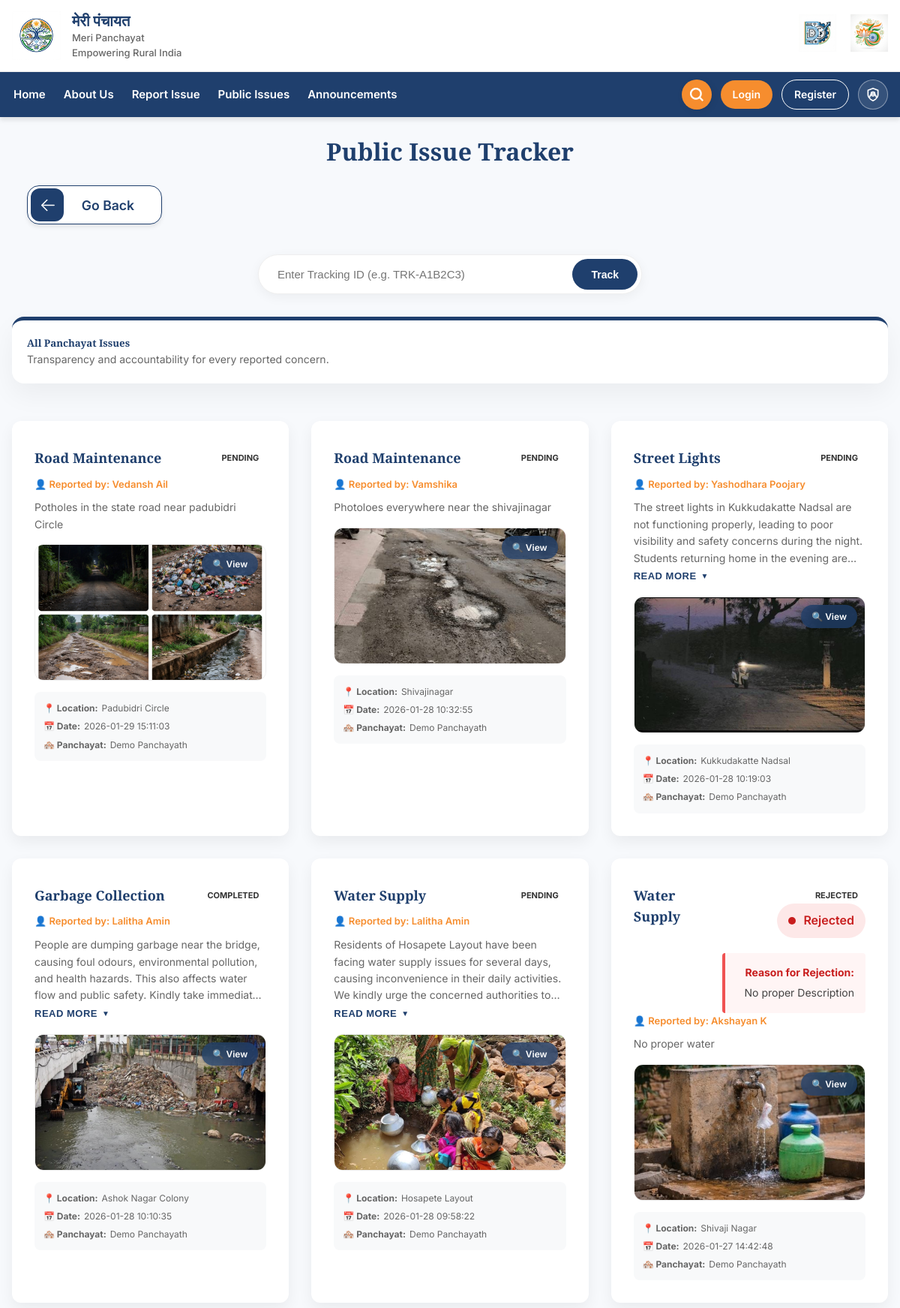
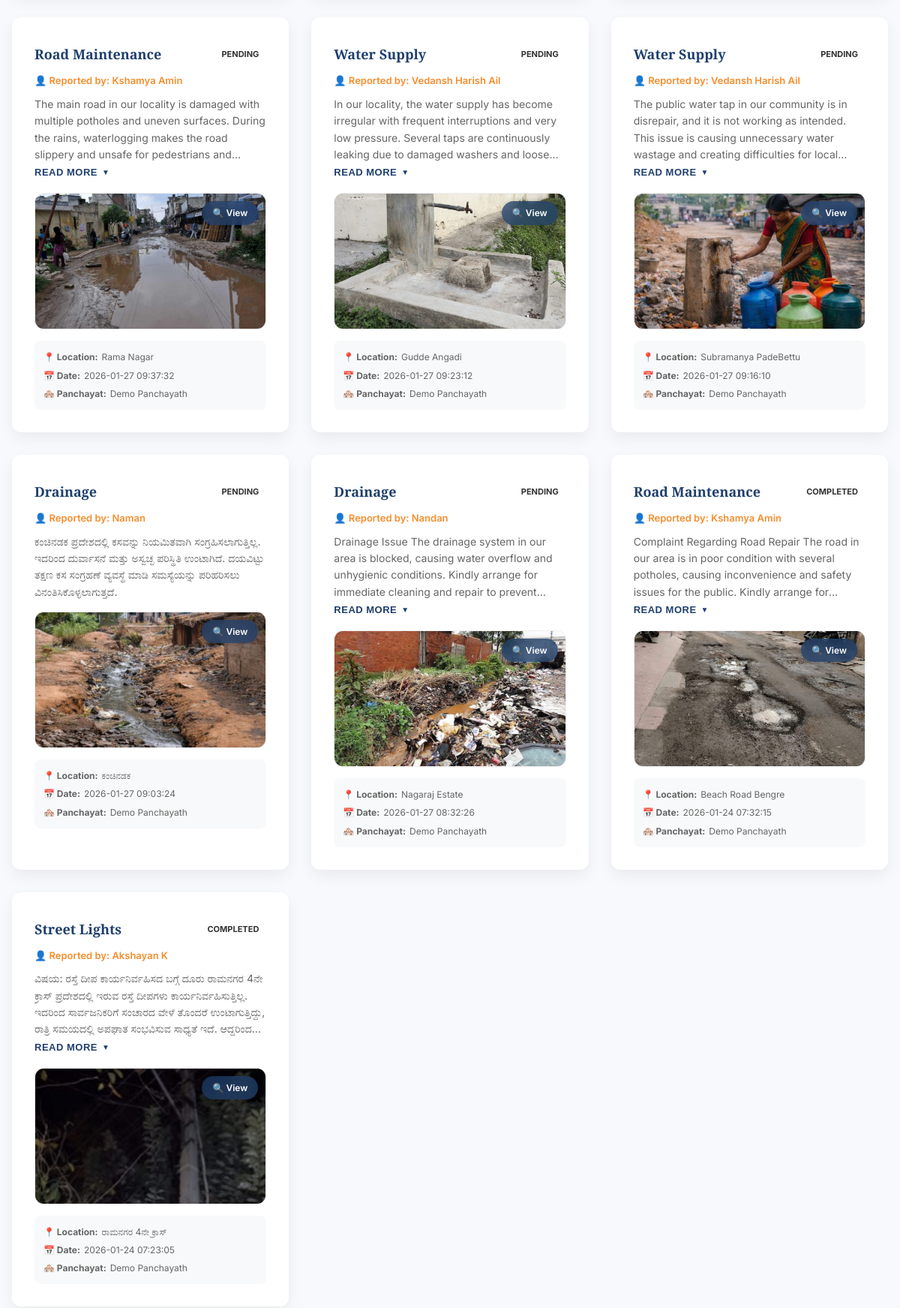
The app's page /public-track (upper part) with its own data (2 pictures, top to bottom).
### tables this page shows
CREATE TABLE issues (
        id INTEGER PRIMARY KEY AUTOINCREMENT,
        tracking_id TEXT UNIQUE,
        panchayath_id INTEGER,
        category TEXT,
        description TEXT,
        location TEXT,
        photo_path TEXT,
        status TEXT DEFAULT 'Pending',
        rejection_reason TEXT,
        created_at DATETIME DEFAULT CURRENT_TIMESTAMP
    , user_id INTEGER);

CREATE TABLE users (
        id INTEGER PRIMARY KEY AUTOINCREMENT,
        name TEXT,
        email TEXT UNIQUE,
        mobile TEXT,
        password_hash TEXT,
        created_at DATETIME DEFAULT CURRENT_TIMESTAMP
    );

CREATE TABLE panchayath (
        id INTEGER PRIMARY KEY AUTOINCREMENT,
        name TEXT,
        district TEXT,
        state TEXT
    );

### app.py (the view)
@app.route("/public-track")
def public_track():
    conn = connect_db()
    issues = conn.execute("""
        SELECT i.*, p.name AS panchayath_name, u.name AS user_name
        FROM issues i
        JOIN panchayath p ON p.id = i.panchayath_id
        LEFT JOIN users u ON u.id = i.user_id
        ORDER BY i.created_at DESC
    """).fetchall()
    conn.close()
    return render_template("citizen/track_issue.html", issues=issues, title="Public Issue Tracker", is_public=True)

### app.py (called while the page is built)
def connect_db():
    conn = sqlite3.connect(DB_NAME, timeout=10) # Added timeout
    conn.row_factory = sqlite3.Row
    conn.execute("PRAGMA journal_mode=WAL;")
    return conn

def _get_text(key):
    lang = session.get("lang", "en")
    return TRANSLATIONS.get(lang, TRANSLATIONS["en"]).get(key, key)

@app.context_processor
def inject_get_text():
    return dict(get_text=_get_text)

### templates/citizen/track_issue.html (shortened to what this page needs)
{% from "macros.html" import back_button %}
{% extends "base.html" %}
{% block css %}
<link rel="stylesheet" href="{{ url_for('static', filename='css/citizen.css') }}">
{% endblock %}
{% block content %}
<div class="container my-5">
  <div style="display: flex; flex-direction: column; align-items: flex-start; margin-bottom: 20px;">
    <h2 class="section-title" style="text-align: center; width: 100%; margin-bottom: 10px;">{{ title or
      get_text('track_issue_status')
      }}</h2>
    {{ back_button(get_text) }}
  </div>
  <div style="margin-bottom: 30px; text-align: center;">
    <form action="{{ url_for('track_issue') }}" method="get"
      style="display: inline-flex; background: white; padding: 5px; border-radius: 50px; box-shadow: 0 4px 15px rgba(0,0,0,0.05); border: 1px solid #eee; width: 100%; max-width: 500px;">
      <input type="text" name="search_id" placeholder="{{ get_text('track_id_search_placeholder') }}" required
        style="flex: 1; border: none; outline: none; padding: 12px 20px; font-size: 15px; background: transparent;">
      <button type="submit"
        style="background: var(--primary-color); color: white; border: none; padding: 10px 25px; border-radius: 40px; cursor: pointer; font-weight: 600; font-size: 14px; transition: background 0.2s;">
        {{ get_text('track') }}
      </button>
    </form>
  </div>
  <div class="about-card mb-5"
    style="padding: 20px; align-items: center; gap: 20px; flex-direction: row; border-top: 5px solid var(--primary-color); margin-bottom: 50px;">
    <div style="flex: 1;">
      <h5 style="margin: 0; color: var(--primary-color);">
        {% if is_public %}{{ get_text('all_panchayat_issues') }}{% else %}{{ get_text('my_reported_issues') }}{% endif
        %}
      </h5>
      <p style="margin: 0; font-size: 14px; color: #666;">
        {% if is_public %}{{ get_text('public_issues_desc') }}{% else %}{{ get_text('my_issues_desc') }}{% endif %}
      </p>
    </div>
  </div>
  <div class="services-grid">
    {% for i in issues %}
    <div class="service-card" style="text-align: left; position: relative;">
      <div style="display: flex; justify-content: space-between; align-items: flex-start;">
        <h4 style="margin-top: 0; color: var(--primary-color); font-size: 18px;">{{ get_text(i.category) }}</h4>
        <div style="text-align: right;">
          <span class="issue-status {{ i.status|lower|replace(' ', '-') }}"
            style="padding: 4px 10px; border-radius: 20px; font-size: 11px; font-weight: 700; text-transform: uppercase;">
            {{ get_text(i.status) }}
          </span>
          {% if i.tracking_id and (not is_public or session.get('user_id') == i.user_id) %}
          <div
            style="font-size: 11px; color: #666; margin-top: 5px; font-family: monospace; display: flex; align-items: center; justify-content: flex-end; gap: 5px;">
            ID: {{ i.tracking_id }}
            <button class="copy" onclick="copyTrackingId('{{ i.tracking_id }}', this)"
              title="{{ get_text('copy_to_clipboard') }}" style="--button-diameter: 22px;">
              <span data-text-end="{{ get_text('copied') }}" data-text-initial="{{ get_text('copy_to_clipboard') }}"
                class="tooltip"></span>
              <span>
                <svg xml:space="preserve" style="enable-background:new 0 0 512 512" viewBox="0 0 6.35 6.35" y="0" x="0"
                  height="12" width="12" xmlns:xlink="http://www.w3.org/1999/xlink" version="1.1"
                  xmlns="http://www.w3.org/2000/svg" class="clipboard">
                  <g>
                    <path fill="currentColor"
                      d="M2.43.265c-.3 0-.548.236-.573.53h-.328a.74.74 0 0 0-.735.734v3.822a.74.74 0 0 0 .735.734H4.82a.74.74 0 0 0 .735-.734V1.529a.74.74 0 0 0-.735-.735h-.328a.58.58 0 0 0-.573-.53zm0 .529h1.49c.032 0 .049.017.049.049v.431c0 .032-.017.049-.049.049H2.43c-.032 0-.05-.017-.05-.049V.843c0-.032.018-.05.05-.05zm-.901.53h.328c.026.292.274.528.573.528h1.49a.58.58 0 0 0 .573-.529h.328a.2.2 0 0 1 .206.206v3.822a.2.2 0 0 1-.206.205H1.53a.2.2 0 0 1-.206-.205V1.529a.2.2 0 0 1 .206-.206z">
                    </path>
                  </g>
                </svg>
                <svg xml:space="preserve" style="enable-background:new 0 0 512 512" viewBox="0 0 24 24" y="0" x="0"
                  height="10" width="10" xmlns:xlink="http://www.w3.org/1999/xlink" version="1.1"
                  xmlns="http://www.w3.org/2000/svg" class="checkmark">
                  <g>
                    <path data-original="#000000" fill="currentColor"
                      d="M9.707 19.121a.997.997 0 0 1-1.414 0l-5.646-5.647a1.5 1.5 0 0 1 0-2.121l.707-.707a1.5 1.5 0 0 1 2.121 0L9 14.171l9.525-9.525a1.5 1.5 0 0 1 2.121 0l.707.707a1.5 1.5 0 0 1 0 2.121z">
                    </path>
                  </g>
                </svg>
              </span>
            </button>
          </div>
          {% elif i.status == 'Rejected' %}
          <div
            style="background: #fde8e8; padding: 10px 15px; border-radius: 50px; display: inline-flex; align-items: center; gap: 10px;">
            <span style="display: block; width: 10px; height: 10px; background: #c81e1e; border-radius: 50%;"></span>
            <span style="color: #c81e1e; font-weight: 600;">{{ get_text('Rejected') }}</span>
          </div>
          {% if i.rejection_reason %}
          <div
            style="margin-top: 20px; background: #fff5f5; border-left: 4px solid #f05252; padding: 15px; border-radius: 4px;">
            <strong style="display: block; color: #c81e1e; margin-bottom: 5px; font-size: 14px;">{{
              get_text('rejection_reason_label') }}</strong>
            <p style="margin: 0; color: #444;">{{ i.rejection_reason }}</p>
          </div>
          {% endif %}
          {% endif %}
        </div>
      </div>
      {% if is_public and i.user_name %}
      <div style="font-size: 13px; color: var(--secondary-color); font-weight: 600; margin-bottom: 5px;">
        👤 {{ get_text('reported_by') }}: {{ i.user_name }}
      </div>
      {% endif %}
      <div class="description-wrapper">
        <p class="description-text" id="desc-{{ i.id }}">
          {{ i.description }}
        </p>
        <button class="read-more-btn" id="btn-{{ i.id }}" onclick="toggleDescription('{{ i.id }}')"
          style="display: none;">
          <span class="btn-text">{{ get_text('read_more') }}</span>
          <span class="toggle-icon">▼</span>
        </button>
      </div>
      {% if i.photo_path %}
      <div
        style="margin: 15px 0; height: 180px; border-radius: 12px; overflow: hidden; border: 1px solid #eee; cursor: pointer; position: relative;"
        onclick="openImageModal('{{ url_for('static', filename=i.photo_path) }}')" title="Click to view full size">
        <img src="{{ url_for('static', filename=i.photo_path) }}" alt="Issue Image"
          style="width: 100%; height: 100%; object-fit: cover;">
        <div
          style="position: absolute; top: 10px; right: 10px; background: rgba(31, 63, 109, 0.75); color: white; padding: 6px 14px; border-radius: 20px; font-size: 12px; font-weight: 600; backdrop-filter: blur(8px); box-shadow: 0 2px 8px rgba(0,0,0,0.2);">
          🔍 {{ get_text('view') }}
        </div>
      </div>
      {% endif %}
      <div style="background: #f8f9fa; padding: 12px; border-radius: 8px; margin-top: 15px;">
        <div style="font-size: 12px; color: #666; display: flex; flex-direction: column; gap: 5px;">
          <span style="display: flex; align-items: center; gap: 5px;">
            <strong>📍 {{ get_text('location') }}:</strong> {{ i.location }}
          </span>
          <span style="display: flex; align-items: center; gap: 5px;">
            <strong>📅 {{ get_text('date') }}:</strong> {{ i.created_at }}
          </span>
          <span style="display: flex; align-items: center; gap: 5px;">
            <strong>🏘️ {{ get_text('panchayat') }}:</strong> {{ i.panchayath_name }}
          </span>
        </div>
      </div>
    </div>
    {% endfor %}
  </div>
</div>
{% endblock %}

### static/css/layout.css (style rules this page uses)
:root { --primary-color: #1f3f6d; --secondary-color: #f68d2e; --accent-color: #138808; --text-color: #333; --bg-color: #f7f9fc; --white: #ffffff; --font-main: 'Inter', sans-serif; --font-serif: 'Playfair Display', serif; }
html { scroll-behavior: smooth; }
body { margin: 0; font-family: var(--font-main); background: var(--bg-color); color: var(--text-color); line-height: 1.6; font-size: 16px; -webkit-font-smoothing: antialiased; -moz-osx-font-smoothing: grayscale; }
h1, h2, h3, h4, h5, h6 { font-family: var(--font-serif); font-weight: 700; margin-top: 0; color: var(--primary-color); }
.container { max-width: 1200px; margin: auto; padding: 0 16px; }

### static/css/citizen.css (style rules this page uses)
.about-card { display: flex; background: var(--white); border-radius: 16px; overflow: hidden; box-shadow: 0 15px 35px rgba(0, 0, 0, 0.05); transition: transform 0.3s; }
.section-title { text-align: center; color: var(--primary-color); font-family: var(--font-serif); font-size: 32px; margin-bottom: 40px; }
.services-grid { display: grid; grid-template-columns: repeat(auto-fit, minmax(280px, 1fr)); gap: 30px; margin-bottom: 60px; }
.service-card { background: var(--white); border-radius: 12px; padding: 30px; text-align: center; box-shadow: 0 8px 20px rgba(0, 0, 0, 0.06); transition: transform 0.3s, box-shadow 0.3s; text-decoration: none; color: inherit; border-top: 5px solid transparent; }
.service-card h4 { font-size: 20px; margin: 10px 0; color: #222; }
.service-card p { font-size: 14px; color: #666; }
.description-wrapper { margin: 10px 0; position: relative; }
.description-text { color: #444; font-size: 14px; line-height: 1.6; margin: 0; display: -webkit-box; -webkit-line-clamp: 4; line-clamp: 4; -webkit-box-orient: vertical; overflow: hidden; transition: all 0.3s ease; }
.read-more-btn { background: none; border: none; color: var(--primary-color); font-size: 13px; font-weight: 700; cursor: pointer; padding: 5px 0; display: flex; align-items: center; gap: 6px; transition: color 0.2s; text-transform: uppercase; letter-spacing: 0.5px; }
.read-more-btn .toggle-icon { font-size: 10px; transition: transform 0.3s; }

### records on screen
issues: category "Road Maintenance", status "PENDING", get_text "Reported by", user_name "Vedansh Ail", description "Potholes in the state road near padubidri Circle", photo_path (picture), get_text "View", get_text "Location", location "Padubidri Circle", get_text "Date", created_at "2026-01-29 15:11:03", get_text "Panchayat", panchayath_name "Demo Panchayath"
issues: category "Road Maintenance", status "PENDING", get_text "Reported by", user_name "Vamshika", description "Photoloes everywhere near the shivajinagar", photo_path (picture), get_text "View", get_text "Location", location "Shivajinagar", get_text "Date", created_at "2026-01-28 10:32:55", get_text "Panchayat", panchayath_name "Demo Panchayath"
issues: category "Street Lights", status "PENDING", get_text "Reported by", user_name "Yashodhara Poojary", description "The street lights in Kukkudakatte Nadsal are not functioning properly, leading to poor visibility and safety concerns during the night. Students returning home in the evening…", get_text "READ MORE", photo_path (picture), get_text "View", get_text "Location", location "Kukkudakatte Nadsal", get_text "Date", created_at "2026-01-28 10:19:03", get_text "Panchayat", panchayath_name "Demo Panchayath"
issues: category "Garbage Collection", status "COMPLETED", get_text "Reported by", user_name "Lalitha Amin", description "People are dumping garbage near the bridge, causing foul odours, environmental pollution, and health hazards. This also affects water flow and public safety. Kindly take…", get_text "READ MORE", photo_path (picture), get_text "View", get_text "Location", location "Ashok Nagar Colony", get_text "Date", created_at "2026-01-28 10:10:35", get_text "Panchayat", panchayath_name "Demo Panchayath"
issues: category "Water Supply", status "PENDING", get_text "Reported by", user_name "Lalitha Amin", description "Residents of Hosapete Layout have been facing water supply issues for several days, causing inconvenience in their daily activities. We kindly urge the concerned authorities…", get_text "READ MORE", photo_path (picture), get_text "View", get_text "Location", location "Hosapete Layout", get_text "Date", created_at "2026-01-28 09:58:22", get_text "Panchayat", panchayath_name "Demo Panchayath"
issues: category "Water Supply", status "REJECTED", status "Rejected", get_text "Reason for Rejection:", rejection_reason "No proper Description", get_text "Reported by", user_name "Akshayan K", description "No proper water", photo_path (picture), get_text "View", get_text "Location", location "Shivaji Nagar", get_text "Date", created_at "2026-01-27 14:42:48", get_text "Panchayat", panchayath_name "Demo Panchayath"
issues: category "Road Maintenance", status "PENDING", get_text "Reported by", user_name "Kshamya Amin", description "The main road in our locality is damaged with multiple potholes and uneven surfaces. During the rains, waterlogging makes the road slippery and unsafe for pedestrians…", get_text "READ MORE", photo_path (picture), get_text "View", get_text "Location", location "Rama Nagar", get_text "Date", created_at "2026-01-27 09:37:32", get_text "Panchayat", panchayath_name "Demo Panchayath"
issues: category "Water Supply", status "PENDING", get_text "Reported by", user_name "Vedansh Harish Ail", description "In our locality, the water supply has become irregular with frequent interruptions and very low pressure. Several taps are continuously leaking due to damaged washers and…", get_text "READ MORE", photo_path (picture), get_text "View", get_text "Location", location "Gudde Angadi", get_text "Date", created_at "2026-01-27 09:23:12", get_text "Panchayat", panchayath_name "Demo Panchayath"
issues: category "Water Supply", status "PENDING", get_text "Reported by", user_name "Vedansh Harish Ail", description "The public water tap in our community is in disrepair, and it is not working as intended. This issue is causing unnecessary water wastage and creating difficulties for…", get_text "READ MORE", photo_path (picture), get_text "View", get_text "Location", location "Subramanya PadeBettu", get_text "Date", created_at "2026-01-27 09:16:10", get_text "Panchayat", panchayath_name "Demo Panchayath"
issues: category "Drainage", status "PENDING", get_text "Reported by", user_name "Naman", description "ಕಂಚಿನಡಕ ಪ್ರದೇಶದಲ್ಲಿ ಕಸವನ್ನು ನಿಯಮಿತವಾಗಿ ಸಂಗ್ರಹಿಸಲಾಗುತ್ತಿಲ್ಲ. ಇದರಿಂದ ದುರ್ವಾಸನೆ ಮತ್ತು ಅಸ್ವಚ್ಛ ಪರಿಸ್ಥಿತಿ ಉಂಟಾಗಿದೆ. ದಯವಿಟ್ಟು ತಕ್ಷಣ ಕಸ ಸಂಗ್ರಹಣೆ ವ್ಯವಸ್ಥೆ ಮಾಡಿ ಸಮಸ್ಯೆಯನ್ನು ಪರಿಹರಿಸಲು ವಿನಂತಿಸಿಕೊಳ್ಳಲಾಗುತ್ತದೆ.", photo_path (picture), get_text "View", get_text "Location", location "ಕಂಚಿನಡಕ", get_text "Date", created_at "2026-01-27 09:03:24", get_text "Panchayat", panchayath_name "Demo Panchayath"
issues: category "Drainage", status "PENDING", get_text "Reported by", user_name "Nandan", description "Drainage Issue The drainage system in our area is blocked, causing water overflow and unhygienic conditions. Kindly arrange for immediate cleaning and repair to…", get_text "READ MORE", photo_path (picture), get_text "View", get_text "Location", location "Nagaraj Estate", get_text "Date", created_at "2026-01-27 08:32:26", get_text "Panchayat", panchayath_name "Demo Panchayath"
issues: category "Road Maintenance", status "COMPLETED", get_text "Reported by", user_name "Kshamya Amin", description "Complaint Regarding Road Repair The road in our area is in poor condition with several potholes, causing inconvenience and safety issues for the public. Kindly arrange…", get_text "READ MORE", photo_path (picture), get_text "View", get_text "Location", location "Beach Road Bengre", get_text "Date", created_at "2026-01-24 07:32:15", get_text "Panchayat", panchayath_name "Demo Panchayath"
issues: category "Street Lights", status "COMPLETED", get_text "Reported by", user_name "Akshayan K", description "ವಿಷಯ: ರಸ್ತೆ ದೀಪ ಕಾರ್ಯನಿರ್ವಹಿಸದ ಬಗ್ಗೆ ದೂರು ರಾಮನಗರ 4ನೇ ಕ್ರಾಸ್ ಪ್ರದೇಶದಲ್ಲಿ ಇರುವ ರಸ್ತೆ ದೀಪಗಳು ಕಾರ್ಯನಿರ್ವಹಿಸುತ್ತಿಲ್ಲ. ಇದರಿಂದ ಸಾರ್ವಜನಿಕರಿಗೆ ಸಂಚಾರದ ವೇಳೆ ತೊಂದರೆ ಉಂಟಾಗುತ್ತಿದ್ದು, ರಾತ್ರಿ ಸಮಯದಲ್ಲಿ ಅಪಘಾತ ಸಂಭವಿಸುವ ಸಾಧ್ಯತೆ ಇದೆ.…", get_text "READ MORE", photo_path (picture), get_text "View", get_text "Location", location "ರಾಮನಗರ 4ನೇ ಕ್ರಾಸ್", get_text "Date", created_at "2026-01-24 07:23:05", get_text "Panchayat", panchayath_name "Demo Panchayath"

### other values on screen
{{ get_text('brand_name_hindi') }} "मेरी पंचायत"
{{ get_text('brand_name_en') }} "Meri Panchayat"
{{ get_text('brand_tagline') }} "Empowering Rural India"
{{ get_text('home') }} "Home"
{{ get_text('about_scheme') }} "About Us"
{{ get_text('report_issue') }} "Report Issue"
{{ get_text('public_issues') }} "Public Issues"
{{ get_text('announcements') }} "Announcements"
{{ get_text('login') }} "Login"
{{ get_text('register') }} "Register"
{{ title or
      get_text('track_issue_status') }} "Public Issue Tracker"
{{ get_text('go_back') if get_text else 'Go Back' }} "Go Back"
{{ get_text('track') }} "Track"
{{ get_text('all_panchayat_issues') }} "All Panchayat Issues"
{{ get_text('public_issues_desc') }} "Transparency and accountability for every reported concern."
